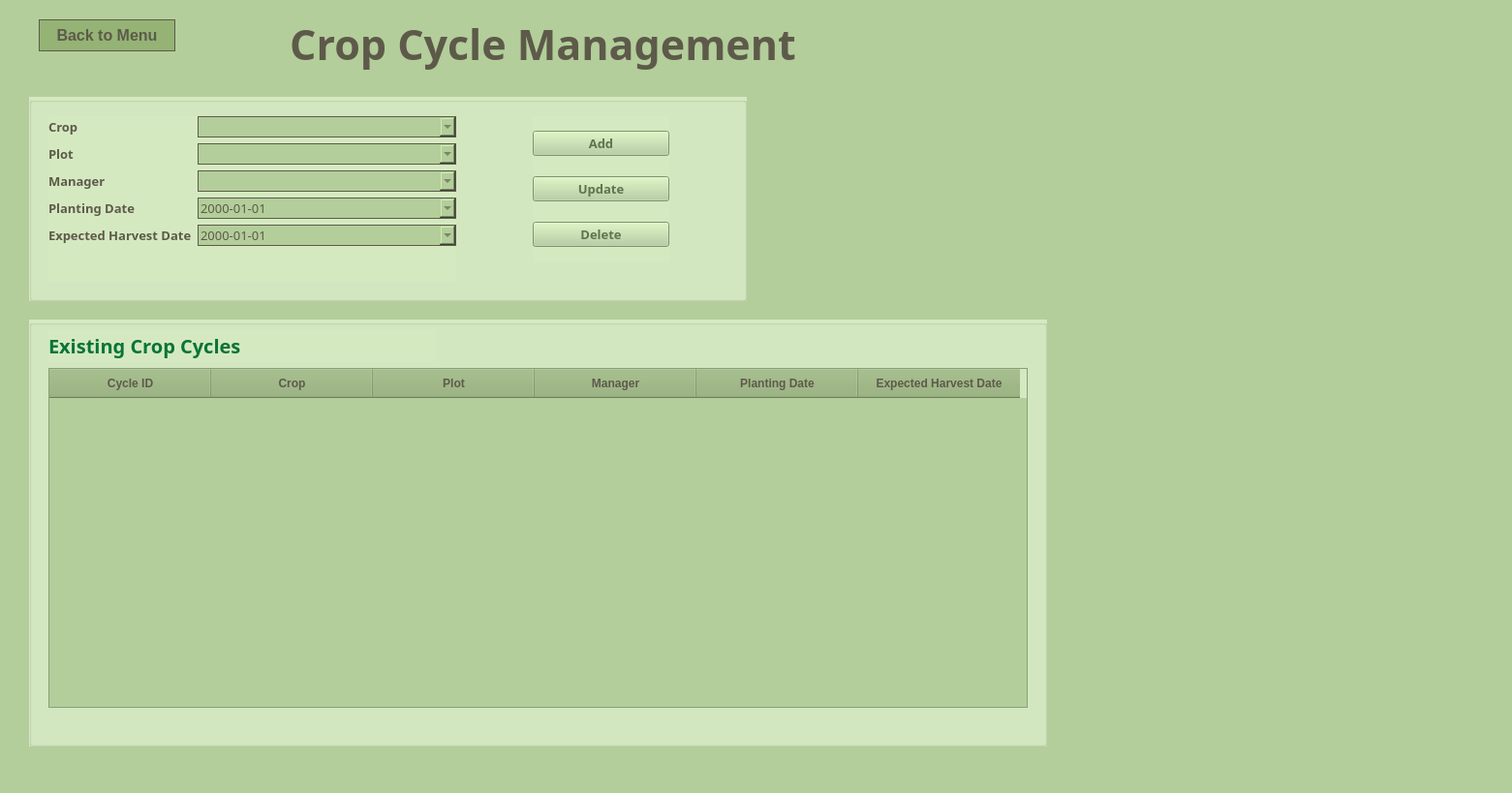
<?xml version="1.0" encoding="UTF-8"?>
<ui version="4.0">
 <class>CropCycleManagement</class>
 <widget class="QMainWindow" name="CropCycleManagement">
  <property name="geometry">
   <rect>
    <x>0</x>
    <y>0</y>
    <width>1561</width>
    <height>819</height>
   </rect>
  </property>
  <property name="windowTitle">
   <string>Farm Flow - Crop Cycle Management</string>
  </property>
  <widget class="QWidget" name="centralwidget">
   <property name="styleSheet">
    <string>background-color: #b3ce9a;</string>
   </property>
   <widget class="QLabel" name="titleLabel">
    <property name="geometry">
     <rect>
      <x>260</x>
      <y>10</y>
      <width>601</width>
      <height>70</height>
     </rect>
    </property>
    <property name="font">
     <font>
      <family>Papyrus</family>
      <pointsize>32</pointsize>
      <weight>75</weight>
      <bold>true</bold>
     </font>
    </property>
    <property name="styleSheet">
     <string>color: #5D5A4A;</string>
    </property>
    <property name="text">
     <string>Crop Cycle Management</string>
    </property>
    <property name="alignment">
     <set>Qt::AlignCenter</set>
    </property>
   </widget>
   <widget class="QGroupBox" name="groupBox">
    <property name="geometry">
     <rect>
      <x>30</x>
      <y>100</y>
      <width>741</width>
      <height>211</height>
     </rect>
    </property>
    <property name="styleSheet">
     <string notr="true">background-color: #d5e9c1;</string>
    </property>
    <property name="title">
     <string/>
    </property>
    <widget class="QWidget" name="layoutWidget">
     <property name="geometry">
      <rect>
       <x>20</x>
       <y>20</y>
       <width>421</width>
       <height>171</height>
      </rect>
     </property>
     <layout class="QFormLayout" name="formLayout">
      <item row="0" column="0">
       <widget class="QLabel" name="cropLabel">
        <property name="font">
         <font>
          <family>Poor Richard</family>
          <pointsize>10</pointsize>
          <weight>75</weight>
          <bold>true</bold>
         </font>
        </property>
        <property name="styleSheet">
         <string>color: #5D5A4A;</string>
        </property>
        <property name="text">
         <string>Crop</string>
        </property>
       </widget>
      </item>
      <item row="0" column="1">
       <widget class="QComboBox" name="crop">
        <property name="font">
         <font>
          <family>Poor Richard</family>
          <pointsize>10</pointsize>
          <weight>50</weight>
          <bold>false</bold>
         </font>
        </property>
        <property name="styleSheet">
         <string>background-color: #b3ce9a;
border: 1px solid #5D5A4A;
color: #5D5A4A;</string>
        </property>
       </widget>
      </item>
      <item row="1" column="0">
       <widget class="QLabel" name="plotLabel">
        <property name="font">
         <font>
          <family>Poor Richard</family>
          <pointsize>10</pointsize>
          <weight>75</weight>
          <bold>true</bold>
         </font>
        </property>
        <property name="styleSheet">
         <string>color: #5D5A4A;</string>
        </property>
        <property name="text">
         <string>Plot</string>
        </property>
       </widget>
      </item>
      <item row="1" column="1">
       <widget class="QComboBox" name="plot">
        <property name="font">
         <font>
          <family>Poor Richard</family>
          <pointsize>10</pointsize>
          <weight>50</weight>
          <bold>false</bold>
         </font>
        </property>
        <property name="styleSheet">
         <string>background-color: #b3ce9a;
border: 1px solid #5D5A4A;
color: #5D5A4A;</string>
        </property>
       </widget>
      </item>
      <item row="2" column="0">
       <widget class="QLabel" name="managerLabel">
        <property name="font">
         <font>
          <family>Poor Richard</family>
          <pointsize>10</pointsize>
          <weight>75</weight>
          <bold>true</bold>
         </font>
        </property>
        <property name="styleSheet">
         <string>color: #5D5A4A;</string>
        </property>
        <property name="text">
         <string>Manager</string>
        </property>
       </widget>
      </item>
      <item row="2" column="1">
       <widget class="QComboBox" name="manager">
        <property name="font">
         <font>
          <family>Poor Richard</family>
          <pointsize>10</pointsize>
          <weight>50</weight>
          <bold>false</bold>
         </font>
        </property>
        <property name="styleSheet">
         <string>background-color: #b3ce9a;
border: 1px solid #5D5A4A;
color: #5D5A4A;</string>
        </property>
       </widget>
      </item>
      <item row="3" column="0">
       <widget class="QLabel" name="plantingDateLabel">
        <property name="font">
         <font>
          <family>Poor Richard</family>
          <pointsize>10</pointsize>
          <weight>75</weight>
          <bold>true</bold>
         </font>
        </property>
        <property name="styleSheet">
         <string>color: #5D5A4A;</string>
        </property>
        <property name="text">
         <string>Planting Date</string>
        </property>
       </widget>
      </item>
      <item row="3" column="1">
       <widget class="QDateEdit" name="plantingDate">
        <property name="font">
         <font>
          <family>Poor Richard</family>
          <pointsize>10</pointsize>
          <weight>50</weight>
          <bold>false</bold>
         </font>
        </property>
        <property name="styleSheet">
         <string>background-color: #b3ce9a;
border: 1px solid #5D5A4A;
color: #5D5A4A;</string>
        </property>
        <property name="displayFormat">
         <string>yyyy-MM-dd</string>
        </property>
        <property name="calendarPopup">
         <bool>true</bool>
        </property>
       </widget>
      </item>
      <item row="4" column="0">
       <widget class="QLabel" name="expectedHarvestDateLabel">
        <property name="font">
         <font>
          <family>Poor Richard</family>
          <pointsize>10</pointsize>
          <weight>75</weight>
          <bold>true</bold>
         </font>
        </property>
        <property name="styleSheet">
         <string>color: #5D5A4A;</string>
        </property>
        <property name="text">
         <string>Expected Harvest Date</string>
        </property>
       </widget>
      </item>
      <item row="4" column="1">
       <widget class="QDateEdit" name="expectedHarvestDate">
        <property name="font">
         <font>
          <family>Poor Richard</family>
          <pointsize>10</pointsize>
          <weight>50</weight>
          <bold>false</bold>
         </font>
        </property>
        <property name="styleSheet">
         <string>background-color: #b3ce9a;
border: 1px solid #5D5A4A;
color: #5D5A4A;</string>
        </property>
        <property name="displayFormat">
         <string>yyyy-MM-dd</string>
        </property>
        <property name="calendarPopup">
         <bool>true</bool>
        </property>
       </widget>
      </item>
     </layout>
    </widget>
    <widget class="QWidget" name="layoutWidget">
     <property name="geometry">
      <rect>
       <x>520</x>
       <y>20</y>
       <width>141</width>
       <height>151</height>
      </rect>
     </property>
     <layout class="QVBoxLayout" name="verticalLayout">
      <item>
       <widget class="QPushButton" name="addButton">
        <property name="font">
         <font>
          <family>Poor Richard</family>
          <pointsize>10</pointsize>
          <weight>75</weight>
          <bold>true</bold>
         </font>
        </property>
        <property name="styleSheet">
         <string>background-color: #b3ce9a;
color: #5f734c;</string>
        </property>
        <property name="text">
         <string>Add</string>
        </property>
       </widget>
      </item>
      <item>
       <widget class="QPushButton" name="updateButton">
        <property name="font">
         <font>
          <family>Poor Richard</family>
          <pointsize>10</pointsize>
          <weight>75</weight>
          <bold>true</bold>
         </font>
        </property>
        <property name="styleSheet">
         <string>background-color: #b3ce9a;
color: #5f734c;</string>
        </property>
        <property name="text">
         <string>Update</string>
        </property>
       </widget>
      </item>
      <item>
       <widget class="QPushButton" name="deleteButton">
        <property name="font">
         <font>
          <family>Poor Richard</family>
          <pointsize>10</pointsize>
          <weight>75</weight>
          <bold>true</bold>
         </font>
        </property>
        <property name="styleSheet">
         <string>background-color: #b3ce9a;
color: #5f734c;</string>
        </property>
        <property name="text">
         <string>Delete</string>
        </property>
       </widget>
      </item>
     </layout>
    </widget>
   </widget>
   <widget class="QGroupBox" name="groupBox_2">
    <property name="geometry">
     <rect>
      <x>30</x>
      <y>330</y>
      <width>1051</width>
      <height>441</height>
     </rect>
    </property>
    <property name="styleSheet">
     <string notr="true">background-color: #d5e9c1;</string>
    </property>
    <property name="title">
     <string/>
    </property>
    <widget class="QLabel" name="existingCropCyclesLabel">
     <property name="geometry">
      <rect>
       <x>20</x>
       <y>10</y>
       <width>400</width>
       <height>34</height>
      </rect>
     </property>
     <property name="font">
      <font>
       <family>Poor Richard</family>
       <pointsize>15</pointsize>
       <weight>75</weight>
       <bold>true</bold>
      </font>
     </property>
     <property name="styleSheet">
      <string>color: #087438;</string>
     </property>
     <property name="text">
      <string>Existing Crop Cycles</string>
     </property>
    </widget>
    <widget class="QTableWidget" name="cropCycleTable">
     <property name="geometry">
      <rect>
       <x>20</x>
       <y>50</y>
       <width>1011</width>
       <height>351</height>
      </rect>
     </property>
     <property name="styleSheet">
      <string>QHeaderView::section {
    background-color: #94b375;
    color: #5D5A4A;
    padding: 6px;
    font-weight: bold;
}
QTableWidget {
background-color: #b3ce9a;
}</string>
     </property>
     <property name="rowCount">
      <number>0</number>
     </property>
     <property name="columnCount">
      <number>6</number>
     </property>
     <attribute name="horizontalHeaderDefaultSectionSize">
      <number>167</number>
     </attribute>
     <column>
      <property name="text">
       <string>Cycle ID</string>
      </property>
     </column>
     <column>
      <property name="text">
       <string>Crop</string>
      </property>
     </column>
     <column>
      <property name="text">
       <string>Plot</string>
      </property>
     </column>
     <column>
      <property name="text">
       <string>Manager</string>
      </property>
     </column>
     <column>
      <property name="text">
       <string>Planting Date</string>
      </property>
     </column>
     <column>
      <property name="text">
       <string>Expected Harvest Date</string>
      </property>
     </column>
    </widget>
   </widget>
   <widget class="QLabel" name="label">
    <property name="geometry">
     <rect>
      <x>10</x>
      <y>850</y>
      <width>1081</width>
      <height>141</height>
     </rect>
    </property>
    <property name="text">
     <string/>
    </property>
    <property name="pixmap">
     <pixmap>sticker4.png</pixmap>
    </property>
    <property name="scaledContents">
     <bool>true</bool>
    </property>
   </widget>
   <widget class="QPushButton" name="BACKBUTTON">
    <property name="geometry">
     <rect>
      <x>40</x>
      <y>20</y>
      <width>141</width>
      <height>33</height>
     </rect>
    </property>
    <property name="font">
     <font>
      <family>Arial</family>
      <pointsize>12</pointsize>
      <weight>75</weight>
      <bold>true</bold>
     </font>
    </property>
    <property name="styleSheet">
     <string notr="true"> background-color: #94b375;
 color: #5D5A4A;
border: 1px solid #5D5A4A;</string>
    </property>
    <property name="text">
     <string>Back to Menu</string>
    </property>
   </widget>
   <widget class="QLabel" name="label_2">
    <property name="geometry">
     <rect>
      <x>30</x>
      <y>430</y>
      <width>1521</width>
      <height>401</height>
     </rect>
    </property>
    <property name="text">
     <string/>
    </property>
    <property name="pixmap">
     <pixmap>sticker4.png</pixmap>
    </property>
    <property name="scaledContents">
     <bool>true</bool>
    </property>
   </widget>
   <widget class="QLabel" name="label_3">
    <property name="geometry">
     <rect>
      <x>780</x>
      <y>100</y>
      <width>321</width>
      <height>211</height>
     </rect>
    </property>
    <property name="text">
     <string/>
    </property>
    <property name="pixmap">
     <pixmap>16.png</pixmap>
    </property>
    <property name="scaledContents">
     <bool>true</bool>
    </property>
   </widget>
   <zorder>label_2</zorder>
   <zorder>titleLabel</zorder>
   <zorder>groupBox</zorder>
   <zorder>groupBox_2</zorder>
   <zorder>label</zorder>
   <zorder>BACKBUTTON</zorder>
   <zorder>label_3</zorder>
  </widget>
 </widget>
 <resources/>
 <connections/>
</ui>
